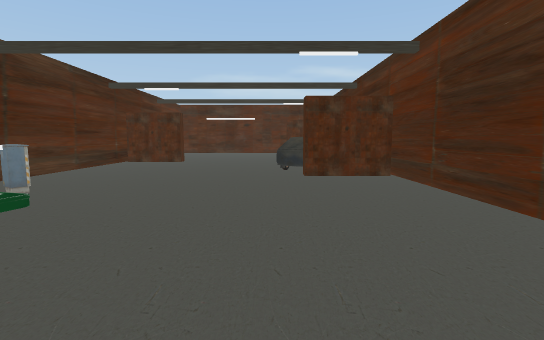
view 1 (above)

18 first-person views from a walk through a 3-D level made in the Unity game engine. The camera is 1.3 m above the floor, tilts 6° down and sees 85° across. The floor is counted in squares, 2 m on a side. Each view is taken from the middle of a square. On the plan, view 1 faces up. The plan holds only what a view shows up to about 9 squares ahead; the rest is blank. The place goes on beyond the plan. The player is left out. Door leaves are left out, so doorways stand open. Some surface patterns are stand-ins.

view 2
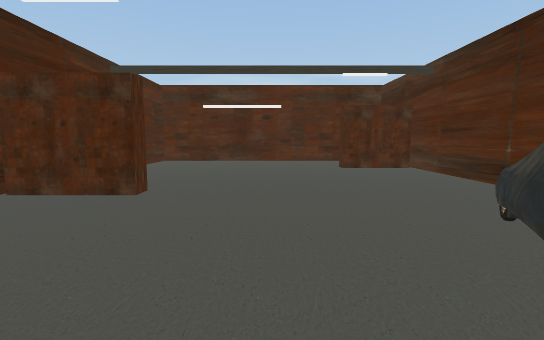

view 3
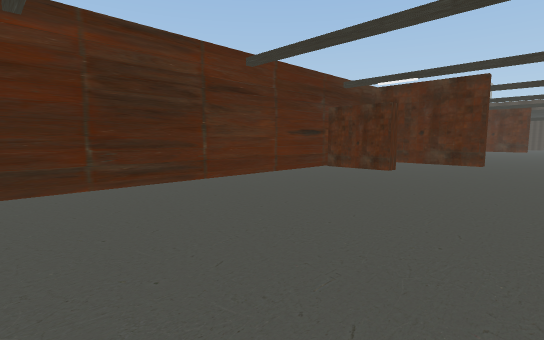

view 4
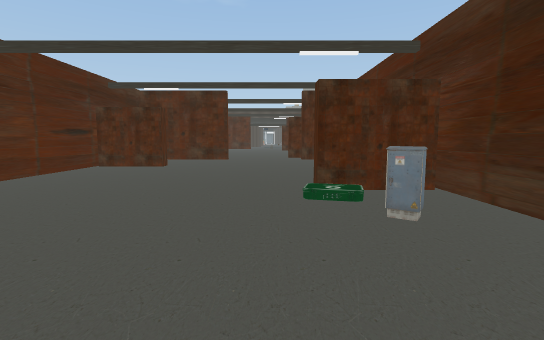

view 5
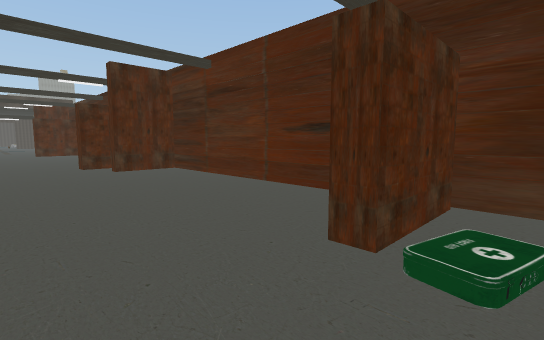

view 6
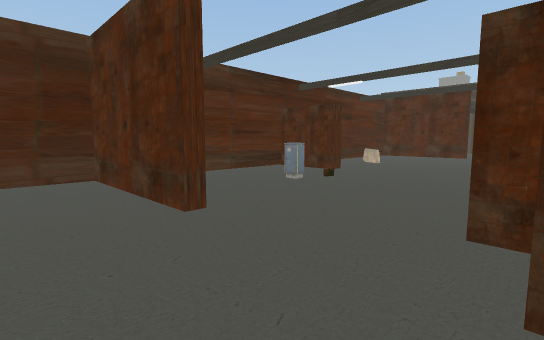

view 7
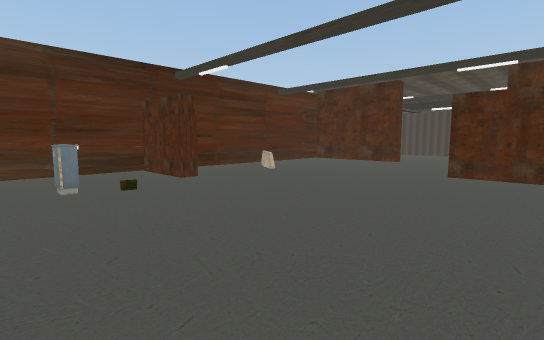

view 8
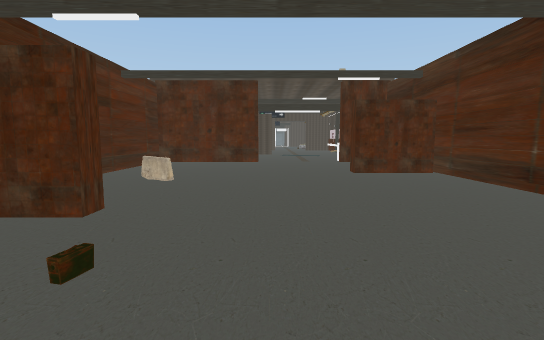

view 9
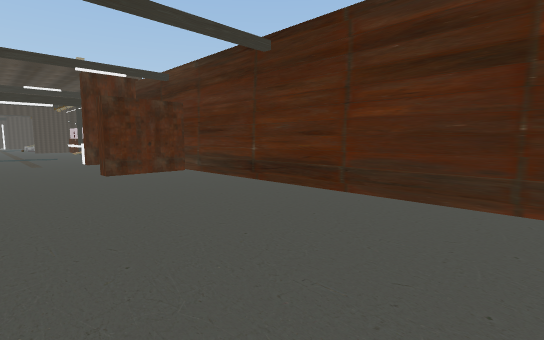

view 10
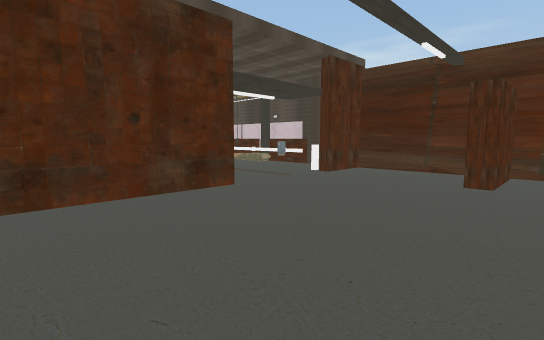

view 11
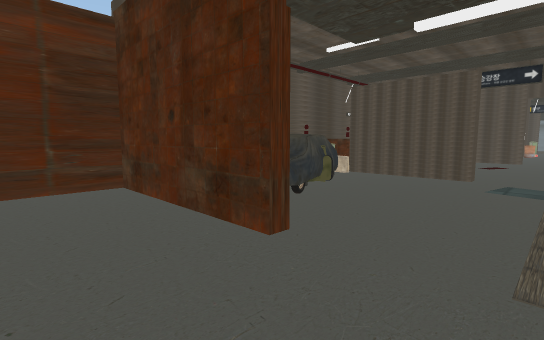

view 12
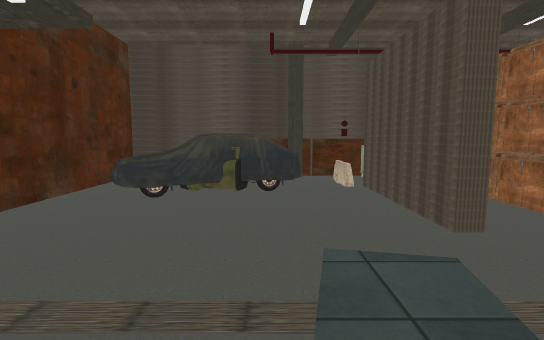

view 13
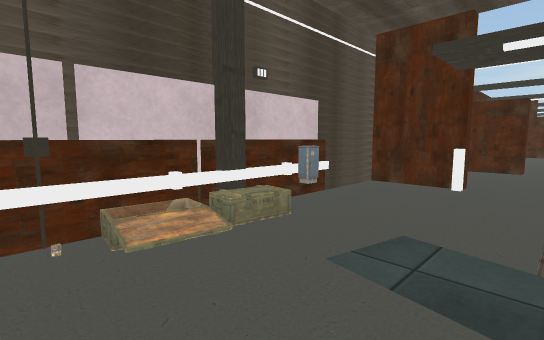

view 14
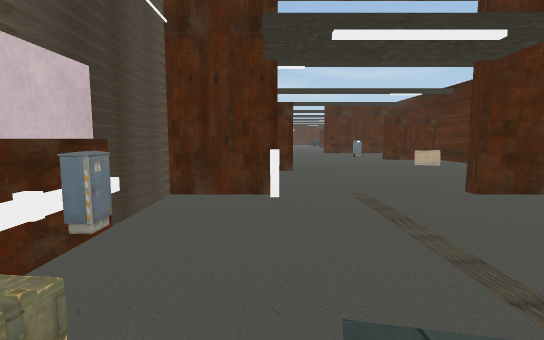

view 15
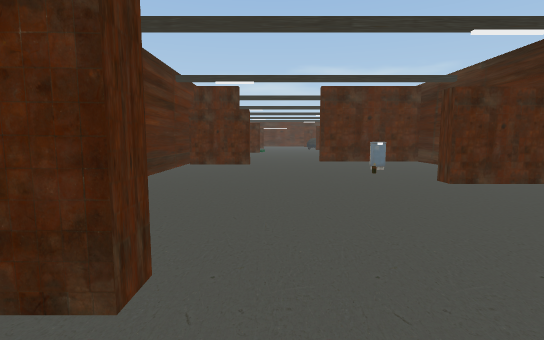

view 16
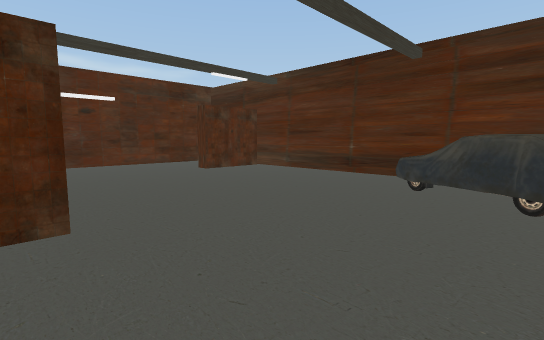

view 17
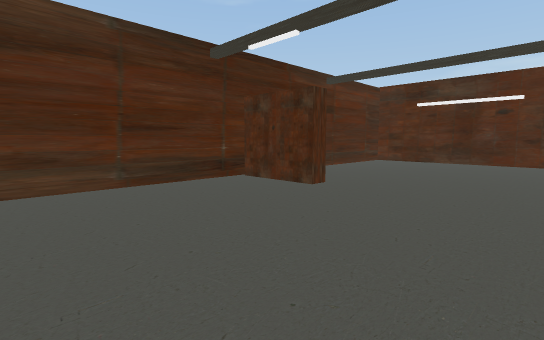

view 18
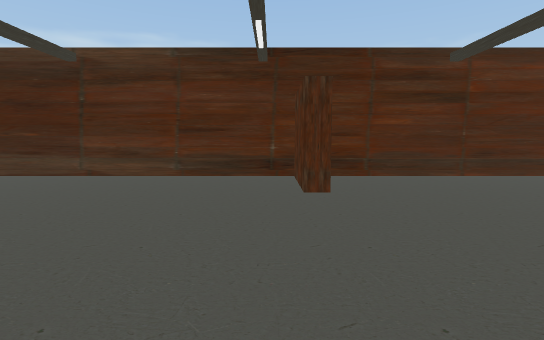

### Floor plan
Points are (right, up) in squares from view 1. A wall is a line through its corners. A room is listed if a view was taken in it or the views show most of it. See-through windows are left out.
Room 1 (views 1, 2, 3, 4, 5, 6, 16, 17, 18)
walls: (-2.5, 8.4) (-4.2, 8.4) (-4.2, 2); (2.1, 5.2) (0.5, 5.2); (-4.1, 2.3) (-2.6, 2.3) (-2.6, 1.9); (-4.2, 0.9) (-4.2, -3.3) (-2.9, -3.3); (2.1, 11.6) (0.6, 11.6) (0.6, 12); (0.6, -1.4) (0.6, -1) (2.1, -1); (1.8, 13.8) (-4.2, 13.8) (-4.2, 9); (-0.6, -3.3) (2.2, -3.3) (2.2, 11.9)
ways out: open door at (-2, -3) to room 2
objects: other object (0, 6) to (1, 7)
Room 2 (views 7, 8, 9, 10, 11, 15)
walls: (0.5, -7.4) (2.2, -7.4) (2.2, -3.5) (-0.6, -3.5); (-2.5, -11) (-3.5, -11); (-2.6, -4.2) (-2.6, -4.5) (-4.1, -4.5); (-4.2, -11.2) (-4.2, -13.4) (-2.9, -13.4); (-4.2, -4.1) (-4.2, -10.6) (-2.5, -10.6); (-0.6, -13.4) (2.2, -13.4) (2.2, -7.7) (0.5, -7.7)
ways out: open door at (-2, -3) to room 1; open door at (-2, -14) to room 3
objects: other object (-1, -6); other object (0, -6); other object (1, -10)
Room 3 (views 12, 13, 14)
walls: (-1, -17.3) (0.5, -17.3); (-4.2, -14.6) (-4.2, -15.6); (2.2, -18.5) (2.2, -13.6) (-0.6, -13.6)
ways out: open door at (-2, -14) to room 2
objects: other object (-4, -18); other object (-4, -17); other object (-4, -16); other object (0, -18); other object (0, -16) to (1, -14); other object (1, -18); other object (1, -17)

Where each view was taken, in squares from view 1:
view 1: 0 up, 0 right, facing up
view 2: 5 up, 1 left, facing up
view 3: 5 up, 2 left, facing down-right
view 4: 6 up, 2 left, facing down
view 5: 3 up, 1 left, facing down-left
view 6: 2 down, 3 left, facing down-right
view 7: 5 down, 4 left, facing down-right
view 8: 5 down, 1 left, facing down
view 9: 5 down, 1 left, facing down-left
view 10: 10 down, 2 right, facing down-left
view 11: 12 down, 2 left, facing down-right
view 12: 16 down, 3 left, facing right
view 13: 18 down, 2 left, facing up-left
view 14: 17 down, 3 left, facing up
view 15: 12 down, 2 left, facing up
view 16: 6 up, 3 left, facing up-right
view 17: 5 up, 0 right, facing up-left
view 18: 8 up, 1 right, facing left
